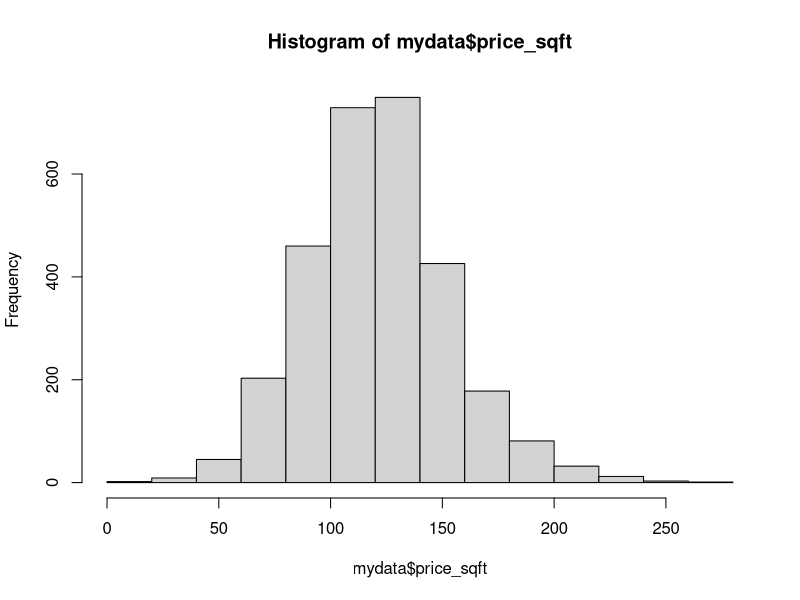
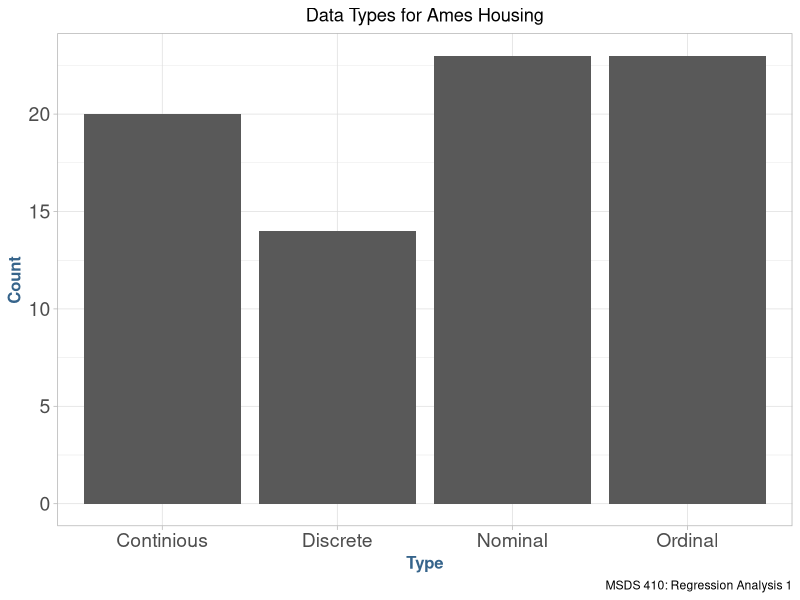
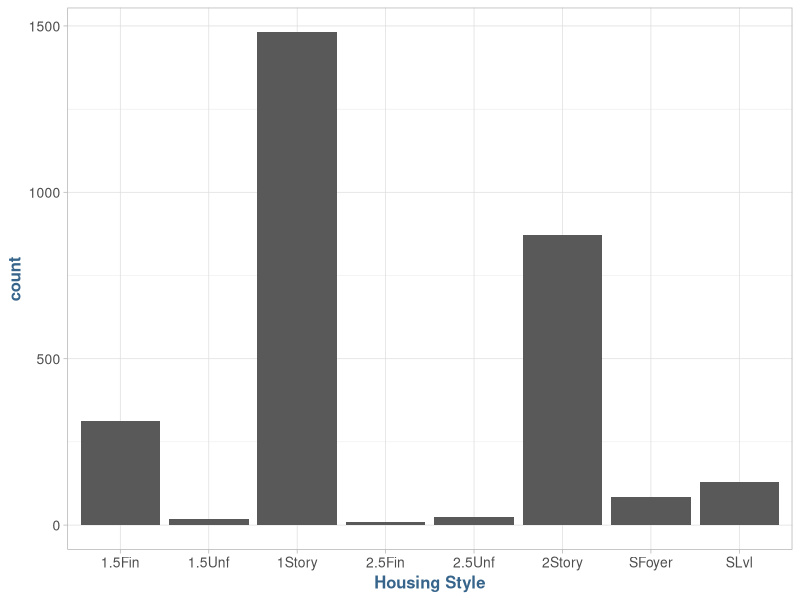
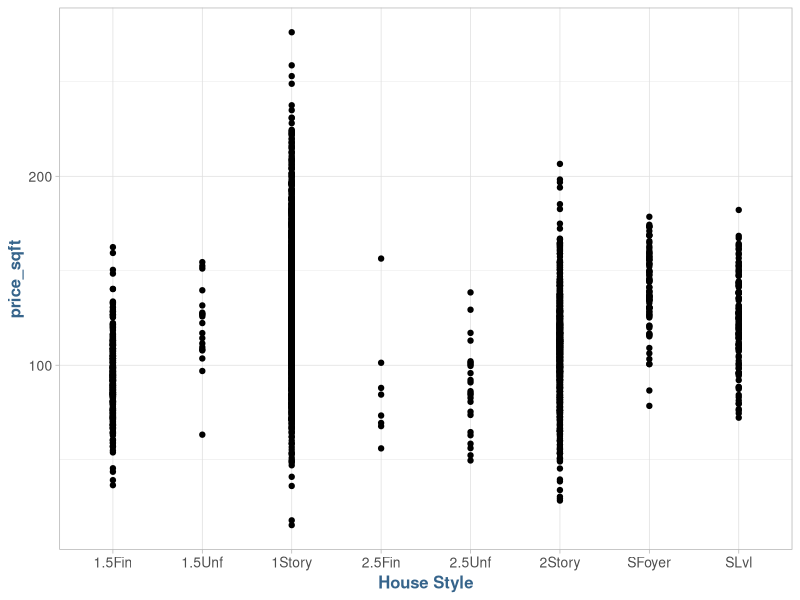
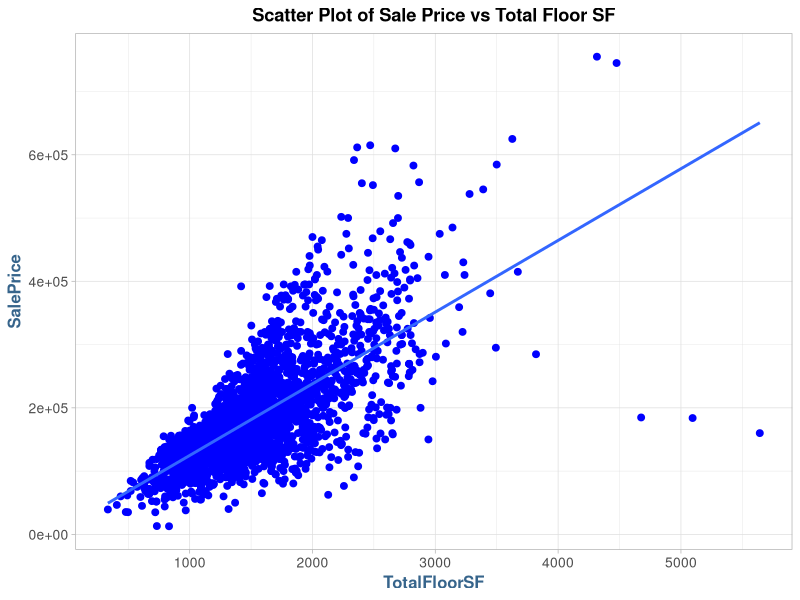
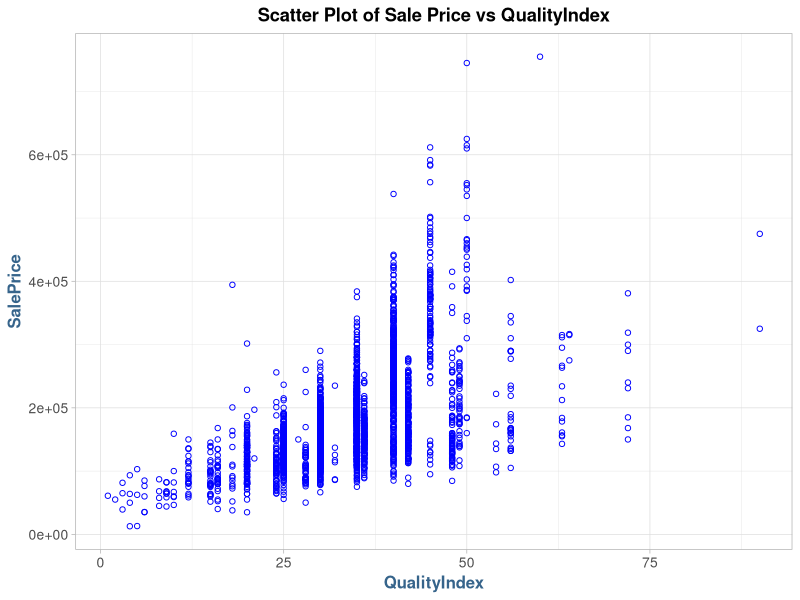
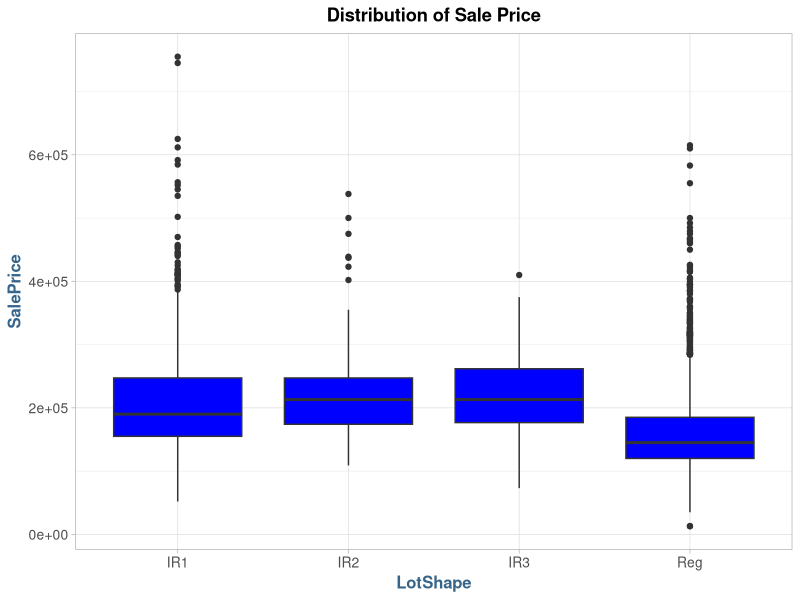
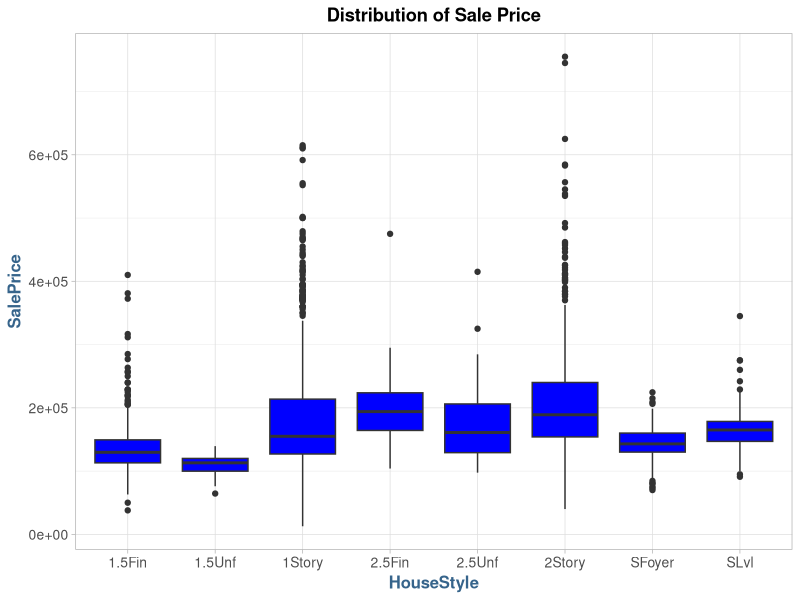

The R script that drew these images, in order:
path.work <- "E:/GitHub/MSDS-RegressionAnalysis/data"
path.home <- "D:/Projects/MSDS-RegressionAnalysis/data"

if (file.exists(path.home)) {
  setwd(path.home)
} else {
  setwd(path.work)
}

##################

library(ggplot2)
library(GGally)
theme_set(theme_light())

# Theme Overrides
theme_update(plot.title = element_text(hjust = 0.5),
             axis.text.x = element_text(size = 10),
             axis.text.y = element_text(size = 10),
             axis.title = element_text(face = "bold", size = 12, colour = "steelblue4"),
             legend.position = "top", legend.title = element_blank())

mydata <- read.csv(file = "ames_housing_data.csv", head = TRUE, sep = ",")

ncol(mydata)

str(mydata)
head(mydata)
names(mydata)
mydata$TotalFloorSF <- mydata$FirstFlrSF + mydata$SecondFlrSF
mydata$HouseAge <- mydata$YrSold - mydata$YearBuilt
mydata$QualityIndex <- mydata$OverallQual * mydata$OverallCond
mydata$logSalePrice <- log(mydata$SalePrice)
mydata$price_sqft <- mydata$SalePrice / mydata$TotalFloorSF
summary(mydata$price_sqft)
hist(mydata$price_sqft)
subdat <- subset(mydata, select = c("TotalFloorSF", "HouseAge", "QualityIndex",
                                  "price_sqft", "SalePrice", "LotArea",
                                  "BsmtFinSF1", "Neighborhood", "HouseStyle",
                                  "LotShape", "OverallQual", "logSalePrice",
                                  "TotalBsmtSF", "HouseStyle"))

str(subdat)


subdatnum <- subset(mydata, select = c("TotalFloorSF", "HouseAge", "QualityIndex",
                                  "SalePrice", "LotArea", "OverallQual", "logSalePrice"))

#####################################################################
######################### Assignment 1 ##############################
#####################################################################

# Data Types
head(subdat)

data.types <- data.frame(Type = c('Nominal', 'Ordinal', 'Discrete', 'Continious'), Count = c(23, 23, 14, 20))

ggplot(data.types, aes(Type, Count)) +
  geom_bar(stat = 'identity') +
  labs(title = "Data Types for Ames Housing",
    caption = "MSDS 410: Regression Analysis 1") +
        theme(axis.text.x = element_text(size = 14), axis.text.y = element_text(size = 14))

# Housing Types

mydata$HouseStyle

ggplot(mydata, aes(HouseStyle)) +
  geom_bar() +
  xlab("Housing Style")

ggplot(mydata, aes(HouseStyle, price_sqft)) +
  geom_point() +
  xlab("House Style")

# Model Variables

ggplot(subdat, aes(x=TotalFloorSF, y=SalePrice)) + 
  geom_point(color="blue", size=2) +
  ggtitle("Scatter Plot of Sale Price vs Total Floor SF") +
  theme(plot.title=element_text(lineheight=0.8, face="bold", hjust=0.5)) +
  geom_smooth(method=lm, se=FALSE)

ggplot(subdat, aes(x=QualityIndex, y=SalePrice)) + 
  geom_point(color="blue", shape=1) +
  ggtitle("Scatter Plot of Sale Price vs QualityIndex") +
  theme(plot.title=element_text(lineheight=0.8, face="bold", hjust=0.5)) 

ggplot(subdat, aes(x = LotShape, y = SalePrice)) +
  geom_boxplot(fill = "blue") +
  labs(title = "Distribution of Sale Price") +
  theme(plot.title = element_text(lineheight = 0.8, face = "bold", hjust = 0.5))

ggplot(subdat, aes(x = HouseStyle, y = SalePrice)) +
  geom_boxplot(fill = "blue") +
  labs(title = "Distribution of Sale Price") +
  theme(plot.title = element_text(lineheight = 0.8, face = "bold", hjust = 0.5))

ggplot(subdat, aes(x = Neighborhood, y = SalePrice)) +
  geom_boxplot(fill = "blue") +
  labs(title = "Distribution of Sale Price") +
  theme(plot.title = element_text(lineheight = 0.8, face = "bold", hjust = 0.5))

# correlation matrix

nums <- unlist(lapply(mydata, is.numeric))
num_data <- mydata[, nums]

sale.cor <- cor(num_data, use = "pairwise.complete.obs")[, "SalePrice"]
sale.cor <- sort(sale.cor, decreasing = T)

sale.cor <- sale.cor[-1] # remove SalePrice
sale.cor <- sale.cor[-1] # remove LogSalePrice

knitr::kable(head(sale.cor, 10))
